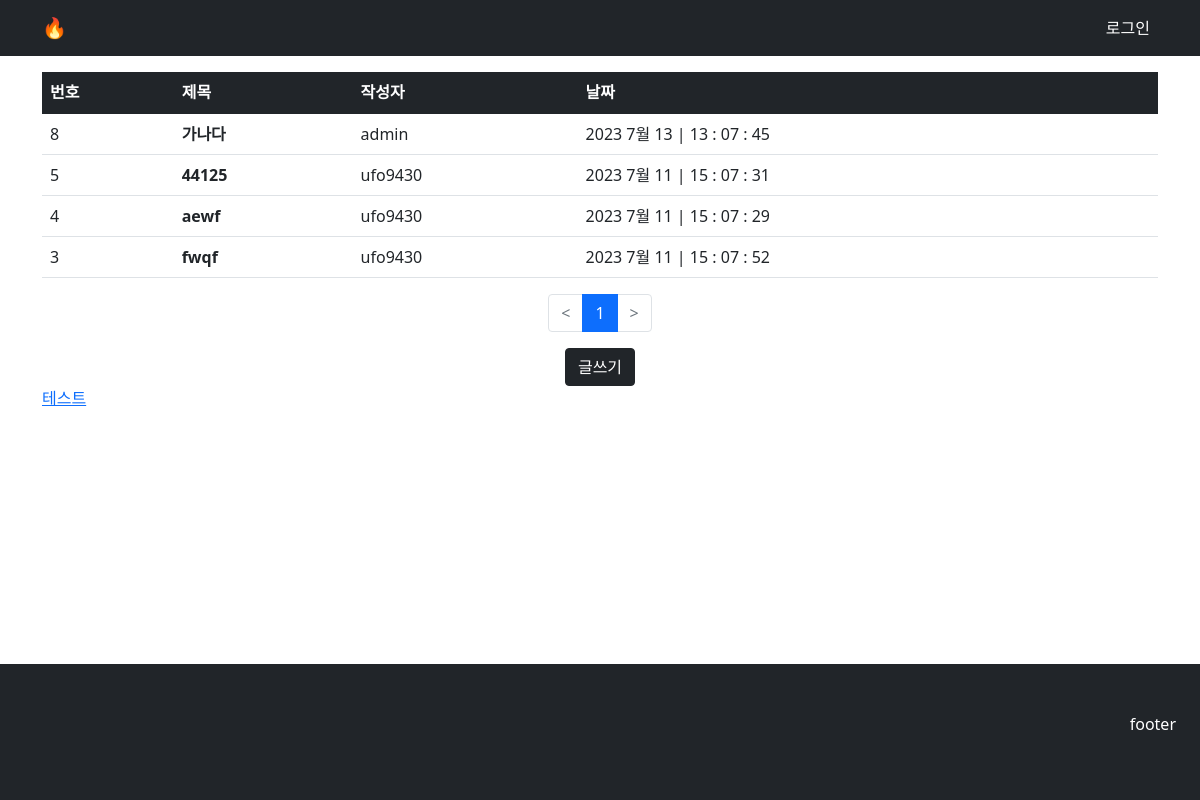
The app's page /posts/, older data.
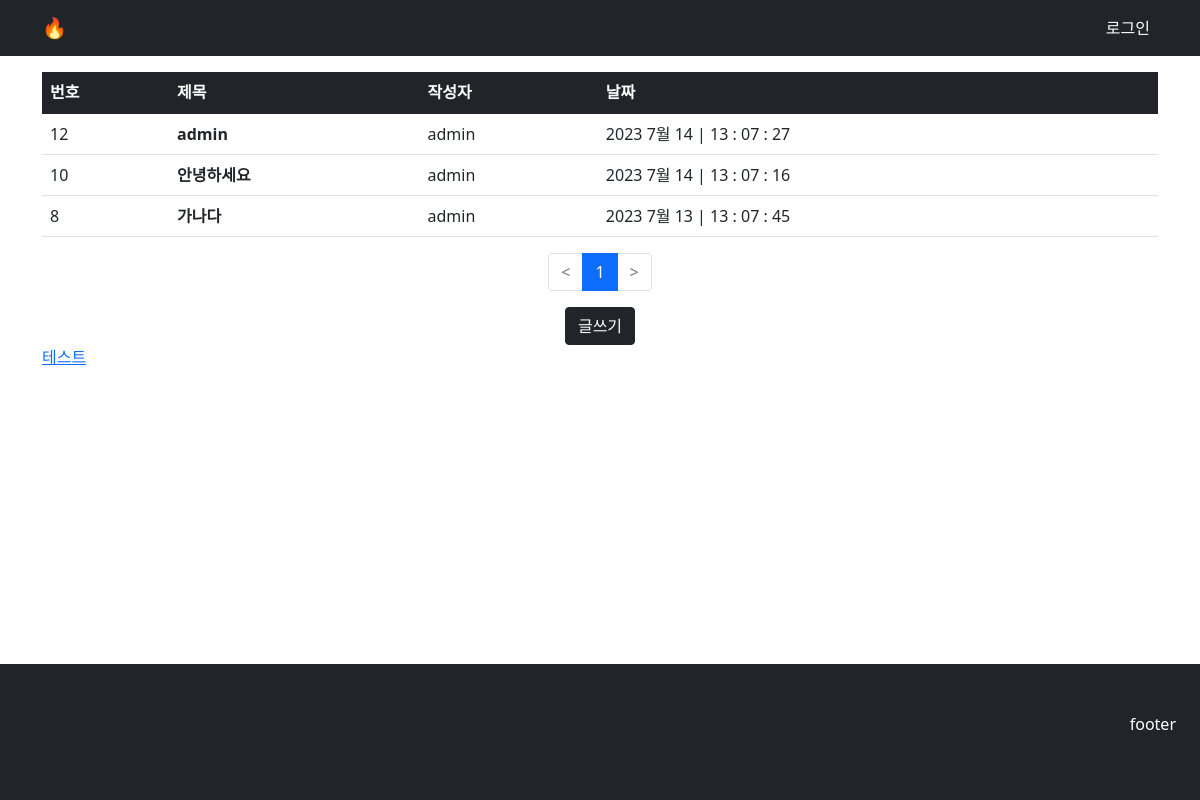
The same page, newer data.
### community/models.py (models this page shows)
class Article(models.Model):
    name = models.ForeignKey(User, on_delete=models.CASCADE)
    title = models.CharField(max_length=50)
    contents = RichTextUploadingField(blank=True, null=True)
    cdate = models.DateTimeField(auto_now_add=True)

### community/views.py (the view)
# urls.py: path('', views.posts, name='posts'),
def posts(request):
    page = request.GET.get('page', '1')
    articleList = Article.objects.order_by('-cdate')
    paginator = Paginator(articleList, 10)
    page_obj = paginator.get_page(page)
    context = {'articleList': page_obj}
    return render(request, 'community/posts.html', context)

### templates/community/posts.html
{% extends "base.html" %}
{% block content %}
<div class="container my-3">
    <table class="table">
        <thead>
            <tr class="table-dark">
                <th>번호</th>
                <th>제목</th>
                <th>작성자</th>
                <th>날짜</th>
            </tr>
        </thead>
        <tbody>
            {%for article in articleList %}
            <tr>
                <td>
                    {{article.id}}
                </td>
                <td>
                    <strong><a href="/posts/v/{{article.id}}" class="text-decoration-none link-dark">{{ article.title }}</a></strong>
                </td>
                <td>
                    {{article.name}}
                </td>
                <td>
                    {{article.cdate|date:"Y M d | H : m : s" }}
                </td>
            </tr>
            {% endfor %}
        </tbody>
    </table>
    <ul class="pagination justify-content-center">
        {% if articleList.has_previous %}
        <li class="page-item">
            <a class="page-link" href="?page={{ articleList.previous_page_number }}">&lt;</a>
        </li>
        {% else %}
        <li class="page-item disabled">
            <a class="page-link" tabindex="-1" aria-disabled="true" href="#">&lt;</a>
        </li>
        {% endif %}
        {% for page_number in articleList.paginator.page_range %}
        {% if page_number >= articleList.number|add:-5 and page_number <= articleList.number|add:5 %}
        {% if page_number == articleList.number %}
        <li class="page-item active" aria-current="page">
            <a class="page-link" href="?page={{ page_number }}">{{ page_number }}</a>
        </li>
        {% else %}
        <li class="page-item">
            <a class="page-link" href="?page={{ page_number }}">{{ page_number }}</a>
        </li>
        {% endif %}
        {% endif %}
        {% endfor %}
        {% if articleList.has_next %}
        <li class="page-item">
            <a class="page-link" href="?page={{ articleList.next_page_number }}">&gt;</a>
        </li>
        {% else %}
        <li class="page-item disabled">
            <a class="page-link" tabindex="-1" aria-disabled="true" href="#">&gt;</a>
        </li>
        {% endif %}
    </ul>
    <div class="text-center">
        <button class="btn btn-dark" onclick="location.href='write/' ">글쓰기</button>
    </div>
    <a href="{% url 'community:test' %}">테스트</a>
</div>
{% endblock %}

Row changes from the older to the newer data that the page shows:
removed Article: id "5", title "44125", name "ufo9430", cdate|H "2023 7월 11 | 15 : 07 : 31"
removed Article: id "4", title "aewf", name "ufo9430", cdate|H "2023 7월 11 | 15 : 07 : 29"
removed Article: id "3", title "fwqf", name "ufo9430", cdate|H "2023 7월 11 | 15 : 07 : 52"
added Article: id "12", title "admin", name "admin", cdate|H "2023 7월 14 | 13 : 07 : 27"
added Article: id "10", title "안녕하세요", name "admin", cdate|H "2023 7월 14 | 13 : 07 : 16"
